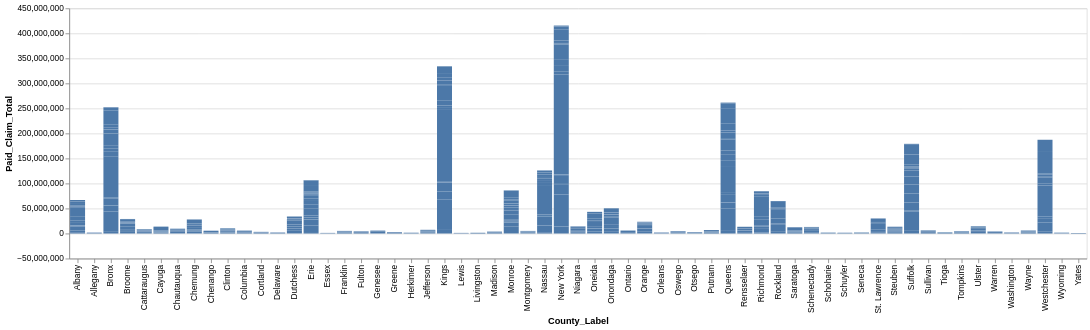

Notebook code for this chart:
### Code cell
Chart(claims_2010).mark_bar().encode(x='County_Label', y='Paid_Claim_Total', tooltip='Recipient_Count_By_County')

### Figure 1 — Vega-Lite specification as saved in the notebook (floating-point values rounded to 4 significant figures; data arrays with more than 128 entries replaced by an {"elided": "..."} marker saying what was removed)
{"config": {"view": {"continuousWidth": 300, "continuousHeight": 300}}, "data": {"name": "data-f9a092297a013cf79fd31ef41a65a3b1"}, "mark": {"type": "bar"}, "encoding": {"tooltip": {"field": "Recipient_Count_By_County", "type": "quantitative"}, "x": {"field": "County_Label", "type": "nominal"}, "y": {"field": "Paid_Claim_Total", "type": "quantitative"}}, "$schema": "https://vega.github.io/schema/vega-lite/v5.20.1.json", "datasets": {"data-f9a092297a013cf79fd31ef41a65a3b1": {"elided": "675 records"}}}
